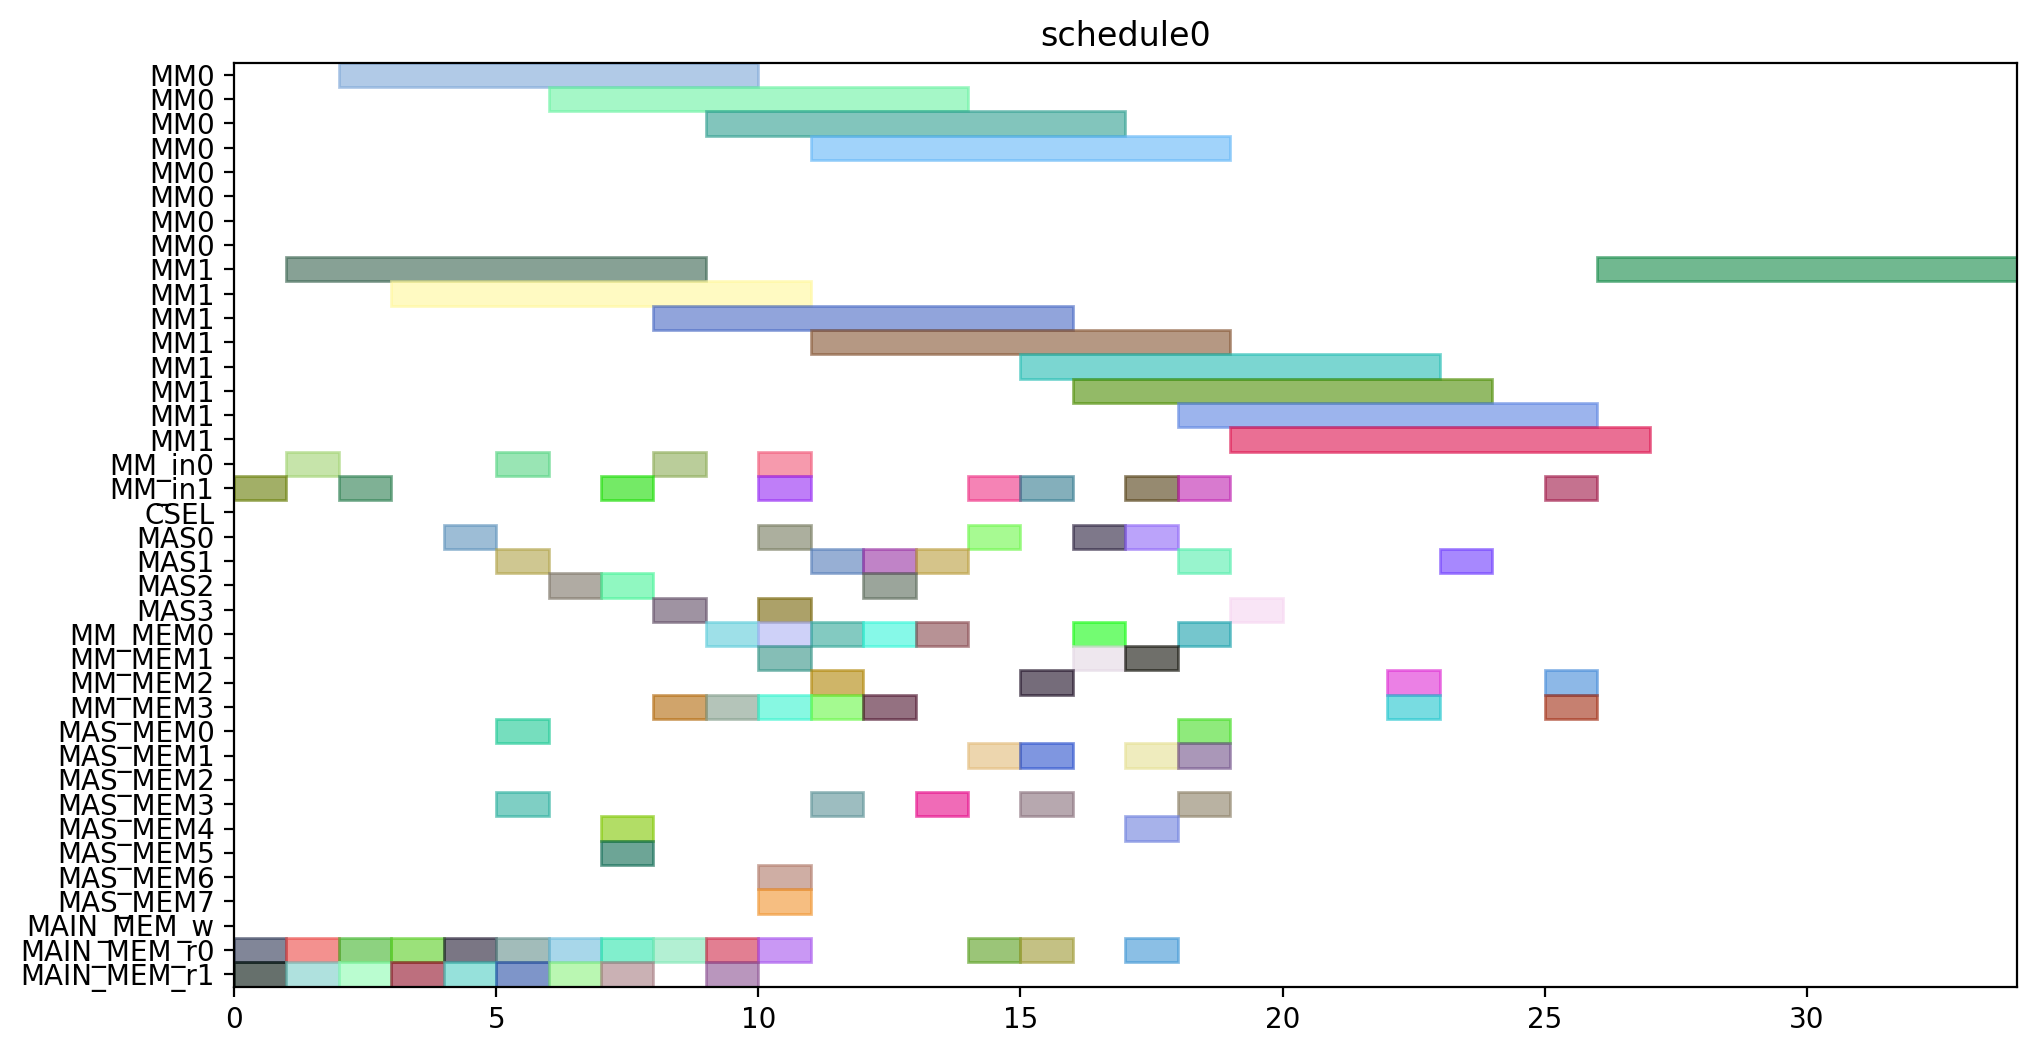

The script that drew this image:
from pyschedule import Scenario, solvers, plotters, alt


def solve():
	horizon = 120
	S = Scenario("schedule0", horizon=horizon)

	# resource
	MM = S.Resources('MM', num=2, size=8)
	MM_in = S.Resources('MM_in', num=2)
	CSEL = S.Resource('CSEL')
	MAS = S.Resources('MAS', num=4, size=1, periods=range(1, horizon))
	MM_MEM = S.Resources('MM_MEM', num=4)
	MAS_MEM = S.Resources('MAS_MEM', num=8)
	MAIN_MEM_w = S.Resource('MAIN_MEM_w', size=1)
	MAIN_MEM_r = S.Resources('MAIN_MEM_r', num=2)

	# result of previous scheduling

	# new tasks
	t0 = S.Task('t0', length=8, delay_cost=1)
	t0 += alt(MM)
	t0_in = S.Task('t0_in', length=1, delay_cost=1)
	t0_in += alt(MM_in)
	S += t0_in*MM_in[0]<=t0*MM[0]
	S += t0_in*MM_in[1]<=t0*MM[1]
	t0_mem0 = S.Task('t0_mem0', length=1, delay_cost=1)
	t0_mem0 += MAIN_MEM_r[0]
	S += t0_mem0 <= t0

	t0_mem1 = S.Task('t0_mem1', length=1, delay_cost=1)
	t0_mem1 += MAIN_MEM_r[1]
	S += t0_mem1 <= t0

	t1 = S.Task('t1', length=8, delay_cost=1)
	t1 += alt(MM)
	t1_in = S.Task('t1_in', length=1, delay_cost=1)
	t1_in += alt(MM_in)
	S += t1_in*MM_in[0]<=t1*MM[0]
	S += t1_in*MM_in[1]<=t1*MM[1]
	t1_mem0 = S.Task('t1_mem0', length=1, delay_cost=1)
	t1_mem0 += MAIN_MEM_r[0]
	S += t1_mem0 <= t1

	t1_mem1 = S.Task('t1_mem1', length=1, delay_cost=1)
	t1_mem1 += MAIN_MEM_r[1]
	S += t1_mem1 <= t1

	t2 = S.Task('t2', length=8, delay_cost=1)
	t2 += alt(MM)
	t2_in = S.Task('t2_in', length=1, delay_cost=1)
	t2_in += alt(MM_in)
	S += t2_in*MM_in[0]<=t2*MM[0]
	S += t2_in*MM_in[1]<=t2*MM[1]
	t2_mem0 = S.Task('t2_mem0', length=1, delay_cost=1)
	t2_mem0 += MAIN_MEM_r[0]
	S += t2_mem0 <= t2

	t2_mem1 = S.Task('t2_mem1', length=1, delay_cost=1)
	t2_mem1 += MAIN_MEM_r[1]
	S += t2_mem1 <= t2

	t3 = S.Task('t3', length=1, delay_cost=1)
	t3 += alt(MAS)
	t3_mem0 = S.Task('t3_mem0', length=1, delay_cost=1)
	t3_mem0 += MAIN_MEM_r[0]
	S += t3_mem0 <= t3

	t3_mem1 = S.Task('t3_mem1', length=1, delay_cost=1)
	t3_mem1 += MAIN_MEM_r[1]
	S += t3_mem1 <= t3

	t4 = S.Task('t4', length=1, delay_cost=1)
	t4 += alt(MAS)
	t4_mem0 = S.Task('t4_mem0', length=1, delay_cost=1)
	t4_mem0 += MAIN_MEM_r[0]
	S += t4_mem0 <= t4

	t4_mem1 = S.Task('t4_mem1', length=1, delay_cost=1)
	t4_mem1 += MAIN_MEM_r[1]
	S += t4_mem1 <= t4

	t8 = S.Task('t8', length=1, delay_cost=1)
	t8 += alt(MAS)
	t8_mem0 = S.Task('t8_mem0', length=1, delay_cost=1)
	t8_mem0 += MAIN_MEM_r[0]
	S += t8_mem0 <= t8

	t8_mem1 = S.Task('t8_mem1', length=1, delay_cost=1)
	t8_mem1 += MAIN_MEM_r[1]
	S += t8_mem1 <= t8

	t9 = S.Task('t9', length=1, delay_cost=1)
	t9 += alt(MAS)
	t9_mem0 = S.Task('t9_mem0', length=1, delay_cost=1)
	t9_mem0 += MAIN_MEM_r[0]
	S += t9_mem0 <= t9

	t9_mem1 = S.Task('t9_mem1', length=1, delay_cost=1)
	t9_mem1 += MAIN_MEM_r[1]
	S += t9_mem1 <= t9

	t13 = S.Task('t13', length=1, delay_cost=1)
	t13 += alt(MAS)
	t13_mem0 = S.Task('t13_mem0', length=1, delay_cost=1)
	t13_mem0 += MAIN_MEM_r[0]
	S += t13_mem0 <= t13

	t13_mem1 = S.Task('t13_mem1', length=1, delay_cost=1)
	t13_mem1 += MAIN_MEM_r[1]
	S += t13_mem1 <= t13

	t14 = S.Task('t14', length=1, delay_cost=1)
	t14 += alt(MAS)
	t14_mem0 = S.Task('t14_mem0', length=1, delay_cost=1)
	t14_mem0 += MAIN_MEM_r[0]
	S += t14_mem0 <= t14

	t14_mem1 = S.Task('t14_mem1', length=1, delay_cost=1)
	t14_mem1 += MAIN_MEM_r[1]
	S += t14_mem1 <= t14

	t5 = S.Task('t5', length=8, delay_cost=1)
	t5 += alt(MM)
	t5_in = S.Task('t5_in', length=1, delay_cost=1)
	t5_in += alt(MM_in)
	S += t5_in*MM_in[0]<=t5*MM[0]
	S += t5_in*MM_in[1]<=t5*MM[1]
	t5_mem0 = S.Task('t5_mem0', length=1, delay_cost=1)
	t5_mem0 += alt(MAS_MEM)
	S += (t3*MAS[0])-1 < t5_mem0*MAS_MEM[0]
	S += (t3*MAS[1])-1 < t5_mem0*MAS_MEM[2]
	S += (t3*MAS[2])-1 < t5_mem0*MAS_MEM[4]
	S += (t3*MAS[3])-1 < t5_mem0*MAS_MEM[6]
	S += t5_mem0 <= t5

	t5_mem1 = S.Task('t5_mem1', length=1, delay_cost=1)
	t5_mem1 += alt(MAS_MEM)
	S += (t4*MAS[0])-1 < t5_mem1*MAS_MEM[1]
	S += (t4*MAS[1])-1 < t5_mem1*MAS_MEM[3]
	S += (t4*MAS[2])-1 < t5_mem1*MAS_MEM[5]
	S += (t4*MAS[3])-1 < t5_mem1*MAS_MEM[7]
	S += t5_mem1 <= t5

	t6 = S.Task('t6', length=1, delay_cost=1)
	t6 += alt(MAS)
	t6_mem0 = S.Task('t6_mem0', length=1, delay_cost=1)
	t6_mem0 += alt(MM_MEM)
	S += (t0*MM[0])-1 < t6_mem0*MM_MEM[0]
	S += (t0*MM[1])-1 < t6_mem0*MM_MEM[2]
	S += t6_mem0 <= t6

	t6_mem1 = S.Task('t6_mem1', length=1, delay_cost=1)
	t6_mem1 += alt(MM_MEM)
	S += (t1*MM[0])-1 < t6_mem1*MM_MEM[1]
	S += (t1*MM[1])-1 < t6_mem1*MM_MEM[3]
	S += t6_mem1 <= t6

	t10 = S.Task('t10', length=8, delay_cost=1)
	t10 += alt(MM)
	t10_in = S.Task('t10_in', length=1, delay_cost=1)
	t10_in += alt(MM_in)
	S += t10_in*MM_in[0]<=t10*MM[0]
	S += t10_in*MM_in[1]<=t10*MM[1]
	t10_mem0 = S.Task('t10_mem0', length=1, delay_cost=1)
	t10_mem0 += alt(MAS_MEM)
	S += (t8*MAS[0])-1 < t10_mem0*MAS_MEM[0]
	S += (t8*MAS[1])-1 < t10_mem0*MAS_MEM[2]
	S += (t8*MAS[2])-1 < t10_mem0*MAS_MEM[4]
	S += (t8*MAS[3])-1 < t10_mem0*MAS_MEM[6]
	S += t10_mem0 <= t10

	t10_mem1 = S.Task('t10_mem1', length=1, delay_cost=1)
	t10_mem1 += alt(MAS_MEM)
	S += (t9*MAS[0])-1 < t10_mem1*MAS_MEM[1]
	S += (t9*MAS[1])-1 < t10_mem1*MAS_MEM[3]
	S += (t9*MAS[2])-1 < t10_mem1*MAS_MEM[5]
	S += (t9*MAS[3])-1 < t10_mem1*MAS_MEM[7]
	S += t10_mem1 <= t10

	t11 = S.Task('t11', length=1, delay_cost=1)
	t11 += alt(MAS)
	t11_mem0 = S.Task('t11_mem0', length=1, delay_cost=1)
	t11_mem0 += alt(MM_MEM)
	S += (t1*MM[0])-1 < t11_mem0*MM_MEM[0]
	S += (t1*MM[1])-1 < t11_mem0*MM_MEM[2]
	S += t11_mem0 <= t11

	t11_mem1 = S.Task('t11_mem1', length=1, delay_cost=1)
	t11_mem1 += alt(MM_MEM)
	S += (t2*MM[0])-1 < t11_mem1*MM_MEM[1]
	S += (t2*MM[1])-1 < t11_mem1*MM_MEM[3]
	S += t11_mem1 <= t11

	t15 = S.Task('t15', length=8, delay_cost=1)
	t15 += alt(MM)
	t15_in = S.Task('t15_in', length=1, delay_cost=1)
	t15_in += alt(MM_in)
	S += t15_in*MM_in[0]<=t15*MM[0]
	S += t15_in*MM_in[1]<=t15*MM[1]
	t15_mem0 = S.Task('t15_mem0', length=1, delay_cost=1)
	t15_mem0 += alt(MAS_MEM)
	S += (t13*MAS[0])-1 < t15_mem0*MAS_MEM[0]
	S += (t13*MAS[1])-1 < t15_mem0*MAS_MEM[2]
	S += (t13*MAS[2])-1 < t15_mem0*MAS_MEM[4]
	S += (t13*MAS[3])-1 < t15_mem0*MAS_MEM[6]
	S += t15_mem0 <= t15

	t15_mem1 = S.Task('t15_mem1', length=1, delay_cost=1)
	t15_mem1 += alt(MAS_MEM)
	S += (t14*MAS[0])-1 < t15_mem1*MAS_MEM[1]
	S += (t14*MAS[1])-1 < t15_mem1*MAS_MEM[3]
	S += (t14*MAS[2])-1 < t15_mem1*MAS_MEM[5]
	S += (t14*MAS[3])-1 < t15_mem1*MAS_MEM[7]
	S += t15_mem1 <= t15

	t16 = S.Task('t16', length=1, delay_cost=1)
	t16 += alt(MAS)
	t16_mem0 = S.Task('t16_mem0', length=1, delay_cost=1)
	t16_mem0 += alt(MM_MEM)
	S += (t0*MM[0])-1 < t16_mem0*MM_MEM[0]
	S += (t0*MM[1])-1 < t16_mem0*MM_MEM[2]
	S += t16_mem0 <= t16

	t16_mem1 = S.Task('t16_mem1', length=1, delay_cost=1)
	t16_mem1 += alt(MM_MEM)
	S += (t2*MM[0])-1 < t16_mem1*MM_MEM[1]
	S += (t2*MM[1])-1 < t16_mem1*MM_MEM[3]
	S += t16_mem1 <= t16

	t19 = S.Task('t19', length=8, delay_cost=1)
	t19 += alt(MM)
	t19_in = S.Task('t19_in', length=1, delay_cost=1)
	t19_in += alt(MM_in)
	S += t19_in*MM_in[0]<=t19*MM[0]
	S += t19_in*MM_in[1]<=t19*MM[1]
	t19_mem0 = S.Task('t19_mem0', length=1, delay_cost=1)
	t19_mem0 += MAIN_MEM_r[0]
	S += t19_mem0 <= t19

	t19_mem1 = S.Task('t19_mem1', length=1, delay_cost=1)
	t19_mem1 += alt(MM_MEM)
	S += (t2*MM[0])-1 < t19_mem1*MM_MEM[1]
	S += (t2*MM[1])-1 < t19_mem1*MM_MEM[3]
	S += t19_mem1 <= t19

	t24 = S.Task('t24', length=1, delay_cost=1)
	t24 += alt(MAS)
	t24_mem0 = S.Task('t24_mem0', length=1, delay_cost=1)
	t24_mem0 += alt(MM_MEM)
	S += (t0*MM[0])-1 < t24_mem0*MM_MEM[0]
	S += (t0*MM[1])-1 < t24_mem0*MM_MEM[2]
	S += t24_mem0 <= t24

	t24_mem1 = S.Task('t24_mem1', length=1, delay_cost=1)
	t24_mem1 += alt(MM_MEM)
	S += (t0*MM[0])-1 < t24_mem1*MM_MEM[1]
	S += (t0*MM[1])-1 < t24_mem1*MM_MEM[3]
	S += t24_mem1 <= t24

	t26 = S.Task('t26', length=8, delay_cost=1)
	t26 += alt(MM)
	t26_in = S.Task('t26_in', length=1, delay_cost=1)
	t26_in += alt(MM_in)
	S += t26_in*MM_in[0]<=t26*MM[0]
	S += t26_in*MM_in[1]<=t26*MM[1]
	t26_mem0 = S.Task('t26_mem0', length=1, delay_cost=1)
	t26_mem0 += MAIN_MEM_r[0]
	S += t26_mem0 <= t26

	t26_mem1 = S.Task('t26_mem1', length=1, delay_cost=1)
	t26_mem1 += alt(MM_MEM)
	S += (t2*MM[0])-1 < t26_mem1*MM_MEM[1]
	S += (t2*MM[1])-1 < t26_mem1*MM_MEM[3]
	S += t26_mem1 <= t26

	t7 = S.Task('t7', length=1, delay_cost=1)
	t7 += alt(MAS)
	t7_mem0 = S.Task('t7_mem0', length=1, delay_cost=1)
	t7_mem0 += alt(MM_MEM)
	S += (t5*MM[0])-1 < t7_mem0*MM_MEM[0]
	S += (t5*MM[1])-1 < t7_mem0*MM_MEM[2]
	S += t7_mem0 <= t7

	t7_mem1 = S.Task('t7_mem1', length=1, delay_cost=1)
	t7_mem1 += alt(MAS_MEM)
	S += (t6*MAS[0])-1 < t7_mem1*MAS_MEM[1]
	S += (t6*MAS[1])-1 < t7_mem1*MAS_MEM[3]
	S += (t6*MAS[2])-1 < t7_mem1*MAS_MEM[5]
	S += (t6*MAS[3])-1 < t7_mem1*MAS_MEM[7]
	S += t7_mem1 <= t7

	t12 = S.Task('t12', length=1, delay_cost=1)
	t12 += alt(MAS)
	t12_mem0 = S.Task('t12_mem0', length=1, delay_cost=1)
	t12_mem0 += alt(MM_MEM)
	S += (t10*MM[0])-1 < t12_mem0*MM_MEM[0]
	S += (t10*MM[1])-1 < t12_mem0*MM_MEM[2]
	S += t12_mem0 <= t12

	t12_mem1 = S.Task('t12_mem1', length=1, delay_cost=1)
	t12_mem1 += alt(MAS_MEM)
	S += (t11*MAS[0])-1 < t12_mem1*MAS_MEM[1]
	S += (t11*MAS[1])-1 < t12_mem1*MAS_MEM[3]
	S += (t11*MAS[2])-1 < t12_mem1*MAS_MEM[5]
	S += (t11*MAS[3])-1 < t12_mem1*MAS_MEM[7]
	S += t12_mem1 <= t12

	t17 = S.Task('t17', length=1, delay_cost=1)
	t17 += alt(MAS)
	t17_mem0 = S.Task('t17_mem0', length=1, delay_cost=1)
	t17_mem0 += alt(MM_MEM)
	S += (t15*MM[0])-1 < t17_mem0*MM_MEM[0]
	S += (t15*MM[1])-1 < t17_mem0*MM_MEM[2]
	S += t17_mem0 <= t17

	t17_mem1 = S.Task('t17_mem1', length=1, delay_cost=1)
	t17_mem1 += alt(MAS_MEM)
	S += (t16*MAS[0])-1 < t17_mem1*MAS_MEM[1]
	S += (t16*MAS[1])-1 < t17_mem1*MAS_MEM[3]
	S += (t16*MAS[2])-1 < t17_mem1*MAS_MEM[5]
	S += (t16*MAS[3])-1 < t17_mem1*MAS_MEM[7]
	S += t17_mem1 <= t17

	t25 = S.Task('t25', length=1, delay_cost=1)
	t25 += alt(MAS)
	t25_mem0 = S.Task('t25_mem0', length=1, delay_cost=1)
	t25_mem0 += alt(MM_MEM)
	S += (t0*MM[0])-1 < t25_mem0*MM_MEM[0]
	S += (t0*MM[1])-1 < t25_mem0*MM_MEM[2]
	S += t25_mem0 <= t25

	t25_mem1 = S.Task('t25_mem1', length=1, delay_cost=1)
	t25_mem1 += alt(MAS_MEM)
	S += (t24*MAS[0])-1 < t25_mem1*MAS_MEM[1]
	S += (t24*MAS[1])-1 < t25_mem1*MAS_MEM[3]
	S += (t24*MAS[2])-1 < t25_mem1*MAS_MEM[5]
	S += (t24*MAS[3])-1 < t25_mem1*MAS_MEM[7]
	S += t25_mem1 <= t25

	t29 = S.Task('t29', length=1, delay_cost=1)
	t29 += alt(MAS)
	t29_mem0 = S.Task('t29_mem0', length=1, delay_cost=1)
	t29_mem0 += alt(MM_MEM)
	S += (t0*MM[0])-1 < t29_mem0*MM_MEM[0]
	S += (t0*MM[1])-1 < t29_mem0*MM_MEM[2]
	S += t29_mem0 <= t29

	t29_mem1 = S.Task('t29_mem1', length=1, delay_cost=1)
	t29_mem1 += alt(MM_MEM)
	S += (t26*MM[0])-1 < t29_mem1*MM_MEM[1]
	S += (t26*MM[1])-1 < t29_mem1*MM_MEM[3]
	S += t29_mem1 <= t29

	t18 = S.Task('t18', length=8, delay_cost=1)
	t18 += alt(MM)
	t18_in = S.Task('t18_in', length=1, delay_cost=1)
	t18_in += alt(MM_in)
	S += t18_in*MM_in[0]<=t18*MM[0]
	S += t18_in*MM_in[1]<=t18*MM[1]
	t18_mem0 = S.Task('t18_mem0', length=1, delay_cost=1)
	t18_mem0 += MAIN_MEM_r[0]
	S += t18_mem0 <= t18

	t18_mem1 = S.Task('t18_mem1', length=1, delay_cost=1)
	t18_mem1 += alt(MAS_MEM)
	S += (t12*MAS[0])-1 < t18_mem1*MAS_MEM[1]
	S += (t12*MAS[1])-1 < t18_mem1*MAS_MEM[3]
	S += (t12*MAS[2])-1 < t18_mem1*MAS_MEM[5]
	S += (t12*MAS[3])-1 < t18_mem1*MAS_MEM[7]
	S += t18_mem1 <= t18

	t27 = S.Task('t27', length=8, delay_cost=1)
	t27 += alt(MM)
	t27_in = S.Task('t27_in', length=1, delay_cost=1)
	t27_in += alt(MM_in)
	S += t27_in*MM_in[0]<=t27*MM[0]
	S += t27_in*MM_in[1]<=t27*MM[1]
	t27_mem0 = S.Task('t27_mem0', length=1, delay_cost=1)
	t27_mem0 += MAIN_MEM_r[0]
	S += t27_mem0 <= t27

	t27_mem1 = S.Task('t27_mem1', length=1, delay_cost=1)
	t27_mem1 += alt(MAS_MEM)
	S += (t12*MAS[0])-1 < t27_mem1*MAS_MEM[1]
	S += (t12*MAS[1])-1 < t27_mem1*MAS_MEM[3]
	S += (t12*MAS[2])-1 < t27_mem1*MAS_MEM[5]
	S += (t12*MAS[3])-1 < t27_mem1*MAS_MEM[7]
	S += t27_mem1 <= t27

	t28 = S.Task('t28', length=1, delay_cost=1)
	t28 += alt(MAS)
	t28_mem0 = S.Task('t28_mem0', length=1, delay_cost=1)
	t28_mem0 += alt(MAS_MEM)
	S += (t25*MAS[0])-1 < t28_mem0*MAS_MEM[0]
	S += (t25*MAS[1])-1 < t28_mem0*MAS_MEM[2]
	S += (t25*MAS[2])-1 < t28_mem0*MAS_MEM[4]
	S += (t25*MAS[3])-1 < t28_mem0*MAS_MEM[6]
	S += t28_mem0 <= t28

	t28_mem1 = S.Task('t28_mem1', length=1, delay_cost=1)
	t28_mem1 += alt(MM_MEM)
	S += (t26*MM[0])-1 < t28_mem1*MM_MEM[1]
	S += (t26*MM[1])-1 < t28_mem1*MM_MEM[3]
	S += t28_mem1 <= t28

	t30 = S.Task('t30', length=8, delay_cost=1)
	t30 += alt(MM)
	t30_in = S.Task('t30_in', length=1, delay_cost=1)
	t30_in += alt(MM_in)
	S += t30_in*MM_in[0]<=t30*MM[0]
	S += t30_in*MM_in[1]<=t30*MM[1]
	t30_mem0 = S.Task('t30_mem0', length=1, delay_cost=1)
	t30_mem0 += MAIN_MEM_r[0]
	S += t30_mem0 <= t30

	t30_mem1 = S.Task('t30_mem1', length=1, delay_cost=1)
	t30_mem1 += alt(MAS_MEM)
	S += (t29*MAS[0])-1 < t30_mem1*MAS_MEM[1]
	S += (t29*MAS[1])-1 < t30_mem1*MAS_MEM[3]
	S += (t29*MAS[2])-1 < t30_mem1*MAS_MEM[5]
	S += (t29*MAS[3])-1 < t30_mem1*MAS_MEM[7]
	S += t30_mem1 <= t30

	t20 = S.Task('t20', length=1, delay_cost=1)
	t20 += alt(MAS)
	t20_mem0 = S.Task('t20_mem0', length=1, delay_cost=1)
	t20_mem0 += alt(MM_MEM)
	S += (t19*MM[0])-1 < t20_mem0*MM_MEM[0]
	S += (t19*MM[1])-1 < t20_mem0*MM_MEM[2]
	S += t20_mem0 <= t20

	t20_mem1 = S.Task('t20_mem1', length=1, delay_cost=1)
	t20_mem1 += alt(MM_MEM)
	S += (t18*MM[0])-1 < t20_mem1*MM_MEM[1]
	S += (t18*MM[1])-1 < t20_mem1*MM_MEM[3]
	S += t20_mem1 <= t20

	t31 = S.Task('t31', length=8, delay_cost=1)
	t31 += alt(MM)
	t31_in = S.Task('t31_in', length=1, delay_cost=1)
	t31_in += alt(MM_in)
	S += t31_in*MM_in[0]<=t31*MM[0]
	S += t31_in*MM_in[1]<=t31*MM[1]
	t31_mem0 = S.Task('t31_mem0', length=1, delay_cost=1)
	t31_mem0 += alt(MM_MEM)
	S += (t27*MM[0])-1 < t31_mem0*MM_MEM[0]
	S += (t27*MM[1])-1 < t31_mem0*MM_MEM[2]
	S += t31_mem0 <= t31

	t31_mem1 = S.Task('t31_mem1', length=1, delay_cost=1)
	t31_mem1 += alt(MM_MEM)
	S += (t30*MM[0])-1 < t31_mem1*MM_MEM[1]
	S += (t30*MM[1])-1 < t31_mem1*MM_MEM[3]
	S += t31_mem1 <= t31

	t35 = S.Task('t35', length=8, delay_cost=1)
	t35 += alt(MM)
	t35_in = S.Task('t35_in', length=1, delay_cost=1)
	t35_in += alt(MM_in)
	S += t35_in*MM_in[0]<=t35*MM[0]
	S += t35_in*MM_in[1]<=t35*MM[1]
	t35_mem0 = S.Task('t35_mem0', length=1, delay_cost=1)
	t35_mem0 += alt(MAS_MEM)
	S += (t7*MAS[0])-1 < t35_mem0*MAS_MEM[0]
	S += (t7*MAS[1])-1 < t35_mem0*MAS_MEM[2]
	S += (t7*MAS[2])-1 < t35_mem0*MAS_MEM[4]
	S += (t7*MAS[3])-1 < t35_mem0*MAS_MEM[6]
	S += t35_mem0 <= t35

	t35_mem1 = S.Task('t35_mem1', length=1, delay_cost=1)
	t35_mem1 += alt(MAS_MEM)
	S += (t28*MAS[0])-1 < t35_mem1*MAS_MEM[1]
	S += (t28*MAS[1])-1 < t35_mem1*MAS_MEM[3]
	S += (t28*MAS[2])-1 < t35_mem1*MAS_MEM[5]
	S += (t28*MAS[3])-1 < t35_mem1*MAS_MEM[7]
	S += t35_mem1 <= t35

	solvers.mip.solve(S,msg=1,kind='CPLEX',ratio_gap=1.01)

	solution = [['hoge']*len(S.solution()[1]) for i in range(len(S.solution()))]
	for i in range(len(S.solution())):
		for j in range(len(S.solution()[i])):
			solution[i][j]=str(S.solution()[i][j])
	print(solution)

	cycles = int(solution[-1][3])

	pic_file_name = "/home/mfukuda/ABE/multiRAM_multiMAS_16mux/scheduling_result/stage8MM2_stage1MAS4/EP_ADD_A_ANY/schedule0.png"
	if(S.solution() != []):
		plotters.matplotlib.plot(S,img_filename=pic_file_name, show_task_labels=False, fig_size=(cycles*0.25+3, 6))

	return solution
